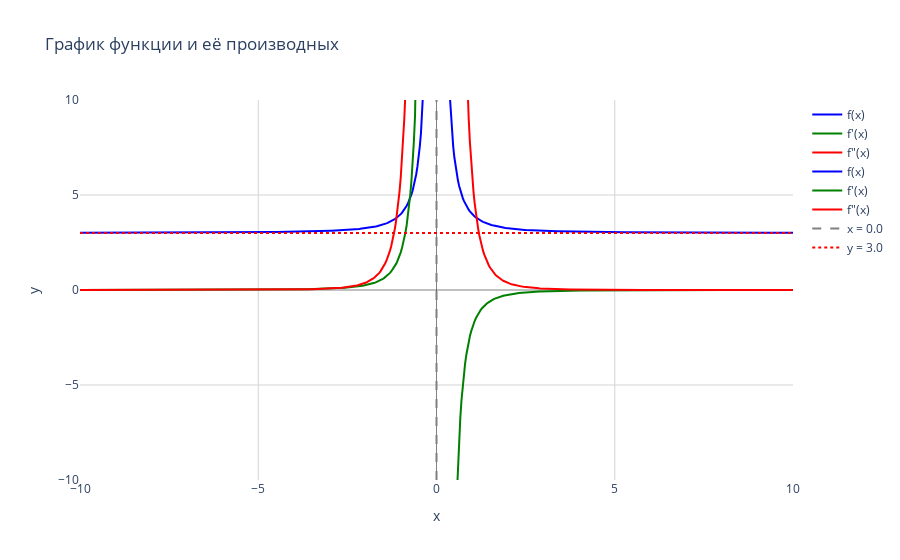

This figure's notebook cell:
### Code cell
x = Symbol('x')
# И теперь можно использовать любые функции:
# f = sqrt(x**3 + 1)   # иррациональная функция
# f = log(x)         # логарифмическая функция
# f = sin(x)/x       # тригонометрическая функция
# f = exp(x**2) + x       # экспоненциальная функция
f = 1/(x**2) +3       # обратная функция

analyzer = FunctionAnalyzer(f, x)
analyzer.describe()
analyzer.plot()

### Figure 1 — Plotly figure (JSON) as saved in the notebook; plotly's stock layout.template omitted (floating-point values rounded to 4 significant figures; data arrays with more than 128 entries replaced by an {"elided": "..."} marker saying what was removed)
{"data": [{"line": {"color": "blue"}, "name": "f(x)", "type": "scatter", "x": {"elided": "300 float values"}, "y": {"elided": "300 float values"}}, {"line": {"color": "green"}, "name": "f'(x)", "type": "scatter", "x": {"elided": "300 float values"}, "y": {"elided": "300 float values"}}, {"line": {"color": "red"}, "name": "f\"(x)", "type": "scatter", "x": {"elided": "300 float values"}, "y": {"elided": "300 float values"}}, {"line": {"color": "blue"}, "name": "f(x)", "type": "scatter", "x": {"elided": "300 float values"}, "y": {"elided": "300 float values"}}, {"line": {"color": "green"}, "name": "f'(x)", "type": "scatter", "x": {"elided": "300 float values"}, "y": {"elided": "300 float values"}}, {"line": {"color": "red"}, "name": "f\"(x)", "type": "scatter", "x": {"elided": "300 float values"}, "y": {"elided": "300 float values"}}, {"line": {"color": "gray", "dash": "dash"}, "mode": "lines", "name": "x = 0.0", "type": "scatter", "x": [0, 0], "y": [-10, 10]}, {"line": {"color": "red", "dash": "dot"}, "mode": "lines", "name": "y = 3.0", "type": "scatter", "x": [-10, 10], "y": [3, 3]}], "layout": {"hovermode": "x unified", "plot_bgcolor": "white", "showlegend": true, "title": {"text": "График функции и её производных"}, "xaxis": {"gridcolor": "lightgray", "range": [-10, 10], "title": {"text": "x"}, "zerolinecolor": "black", "zerolinewidth": 0.5}, "yaxis": {"gridcolor": "lightgray", "range": [-10, 10], "title": {"text": "y"}, "zerolinecolor": "black", "zerolinewidth": 0.5}}}
